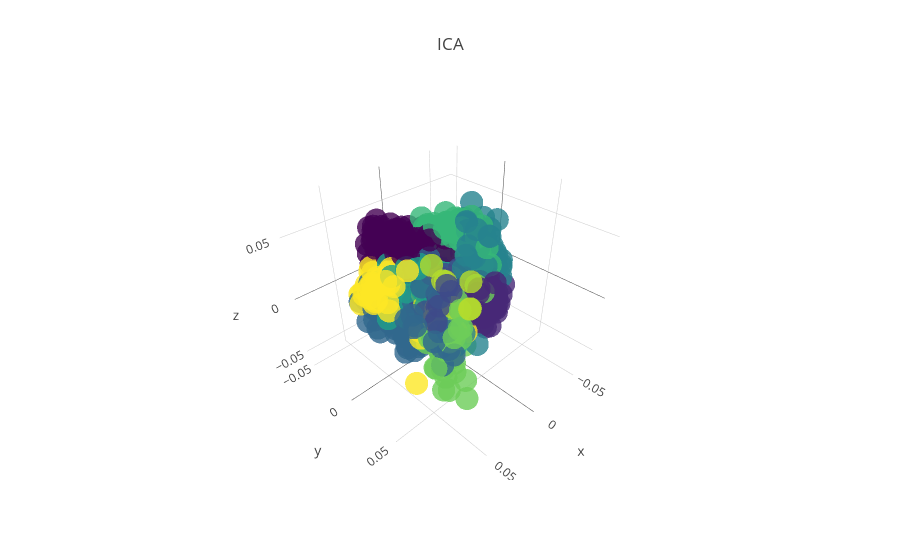

Notebook cell for this chart:
### Code cell
from sklearn.decomposition import FastICA
ica = FastICA(n_components=3, random_state=0)
ica_dig=ica.fit_transform(data)

points_ica = go.Scatter3d(
    x = ica_dig[:, 0],
    y = ica_dig[:, 1],
    z = ica_dig[:, 2],
    name = 'Isomap point',
    mode = 'markers',
    marker = dict(size = 8, color = digits.target, colorscale='Viridis', opacity=0.8),
        text = digits.target.tolist(),textposition='bottom right'
    )

data_ica = [points_ica]

layout = go.Layout(
    title = 'ICA',
    legend={'font': {'size': 10}},
showlegend=False)
            

fig = go.Figure(data=data_ica, layout=layout)

iplot(fig, show_link = False)

### Figure 1 — Plotly figure (JSON) as saved in the notebook; plotly's stock layout.template omitted (floating-point values rounded to 4 significant figures; data arrays with more than 128 entries replaced by an {"elided": "..."} marker saying what was removed)
{"data": [{"marker": {"color": {"elided": "1797 int values"}, "colorscale": "Viridis", "opacity": 0.8, "size": 8}, "mode": "markers", "name": "Isomap point", "text": {"elided": "1797 str values"}, "textposition": "bottom right", "type": "scatter3d", "uid": "30d62080-427b-11e9-9542-8c164508f442", "x": {"elided": "1797 float values"}, "y": {"elided": "1797 float values"}, "z": {"elided": "1797 float values"}}], "layout": {"legend": {"font": {"size": 10}}, "showlegend": false, "title": "ICA"}}
